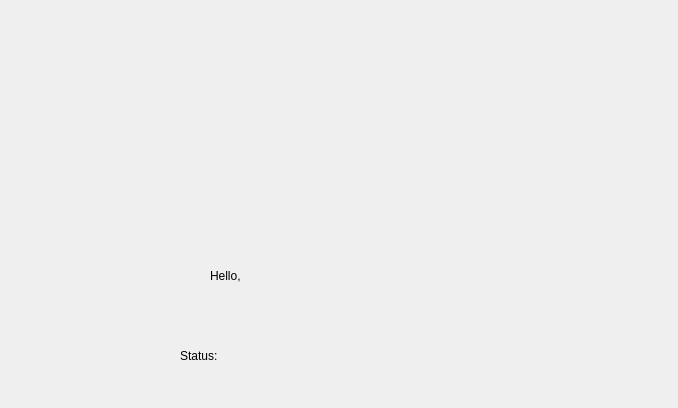
<?xml version="1.0" encoding="UTF-8"?>
<ui version="4.0">
 <class>Dialog</class>
 <widget class="QDialog" name="Dialog">
  <property name="geometry">
   <rect>
    <x>0</x>
    <y>0</y>
    <width>678</width>
    <height>408</height>
   </rect>
  </property>
  <property name="windowTitle">
   <string>Dialog</string>
  </property>
  <widget class="QLabel" name="status">
   <property name="geometry">
    <rect>
     <x>180</x>
     <y>330</y>
     <width>261</width>
     <height>51</height>
    </rect>
   </property>
   <property name="text">
    <string>Status:</string>
   </property>
  </widget>
  <widget class="QLabel" name="title">
   <property name="geometry">
    <rect>
     <x>200</x>
     <y>20</y>
     <width>261</width>
     <height>51</height>
    </rect>
   </property>
   <property name="text">
    <string/>
   </property>
  </widget>
  <widget class="QLabel" name="name">
   <property name="geometry">
    <rect>
     <x>210</x>
     <y>250</y>
     <width>201</width>
     <height>51</height>
    </rect>
   </property>
   <property name="text">
    <string>Hello, </string>
   </property>
  </widget>
 </widget>
 <resources/>
 <connections/>
</ui>
